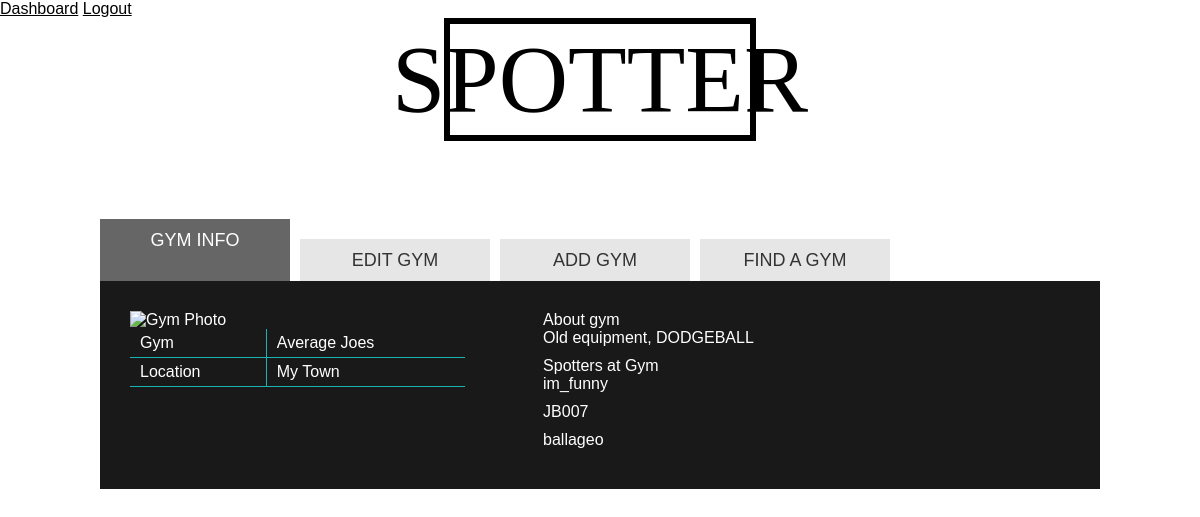
The app's page /gym_info/2 (signed in) with its own data.
### main/models.py (models this page shows)
class Gym(models.Model):
    name = models.CharField(max_length=50)
    location = models.CharField(max_length=50)
    members = models.ManyToManyField(User, related_name="gyms")
    about = models.TextField()
    photo = models.URLField(default="https://i.pinimg.com/originals/1b/59/c8/1b59c809d30e78e05a5f1794b33100c8.jpg")
    created_at = models.DateTimeField(auto_now_add=True)
    updated_at = models.DateTimeField(auto_now=True)
    objects = GymManager()

class User(models.Model):
    fname = models.CharField(max_length=50)
    lname = models.CharField(max_length=50)
    email = models.EmailField(max_length=50)
    password = models.CharField(max_length=50)
    user_name = models.CharField(max_length=50)
    location = models.CharField(max_length=50)
    skill = models.CharField(default='beginner', max_length=50)
    bio = models.TextField(blank=True)
    photo = models.URLField(default="https://i.pinimg.com/originals/1b/59/c8/1b59c809d30e78e05a5f1794b33100c8.jpg")
    created_at = models.DateTimeField(auto_now_add=True)
    updated_at = models.DateTimeField(auto_now=True)
    objects = UserManager()

### main/views.py (the view)
# urls.py: path('gym_info/<int:gym_id>', views.gym_info),
def gym_info(request, gym_id):
    this_gym = Gym.objects.get(id=gym_id)
    context = {
        'all_gyms' : Gym.objects.all(),
        'gym' : Gym.objects.get(id=gym_id),
        'user' : User.objects.get(id=request.session['user_id'])
    }
    return render(request, 'gym_info.html', context)

### main/templates/gym_info.html (shortened to what this page needs)
<!DOCTYPE html>
<html lang="en">
<head>
    {% load static %}
    <link rel="stylesheet" href="{% static 'css/gym_style.css' %}">
</head>
<body>
    <div>
        <header>
		<a style="color: black;" href="/dashboard">Dashboard</a>
        <a style="color: black;" href="/logout">Logout</a>
        </header>
        <div id="spotterimg">
            <h1>
                SPOTTER
            </h1>
        </div>
	</div>
    <div id="mainwrap">
        <header>
        <h1>Spotter</h1>
        <ul id="menu">
            <li><a class="profile" href="#profile" title="profile">Gym Info</a></li>
            <li><a class="editGym" href="#editGym" title="editGym">Edit Gym</a></li>
            <li><a class="edit" href="#addGym" title="edit">Add Gym</a></li>
            <li><a class="joinGym" href="#joinGym" title="joinGym">Find A Gym</a></li>
        </ul>
        </header>
        <div id="content">
        <div id="profile" class="section">
            <div class="column col3">
            <img style="width: 300px;" src="{{gym.photo}}" alt="Gym Photo">
            <table id="bioinfo">
                <tbody>
                <tr>
                    <td class="odd">Gym</td>
                    <td class="even">{{gym.name}}</td>
                </tr>
                <tr>
                    <td class="odd">Location</td>
                    <td class="even">{{gym.location}}</td>
                </tr>
                </tbody>
            </table>
            </div>
            <div class="column col5 pl-50">
            <h2>About gym</h2>
            <p>{{gym.about}}</p>
            <h2>Spotters at Gym</h2>
            {% for members in gym.members.all %}
            <p>{{members.user_name}}</p>
            {% endfor %}
            </div>
        </div>
            </div>
</body>
</html>

### main/static/css/gym_style.css (style rules this page uses)
* { border:0; font:inherit; font-size:100%; margin:0; padding:0; -webkit-box-sizing: border-box; -moz-box-sizing: border-box; box-sizing: border-box; }
body { font:16px 'PT Sans Narrow', Helvetica, Arial, sans-serif; font-weight:400; background-color:#ffffff; color:#ffffff; background: url('https://res.cloudinary.com/grohealth/image/upload/f_auto,fl_lossy,q_auto/v1583762924/DCUK/Content/iStock-928653036.jpg') no-repeat center center fixed; -webkit-background-size: cover; -moz-background-size: cover; -o-background-size: cover; background-size: cover; }
ol,ul { list-style:none; list-style-image:none; list-style-position:outside; list-style-type:none; }
img { border:none; max-width:100%; }
a { color:#ffffff; text-decoration:underline; outline:none; }
p { margin:0 0 10px; }
header h1 { margin:30px 0 0; }
.column { margin-left:3%; padding:0 0%; float:left; }
.column:first-child { margin-left:0; }
.col3 { width:35.625%; }
.col5 { width:61.375%; }
.pl-50 { padding-left:50px; }
#mainwrap { overflow:hidden; position:relative; width: auto; margin: 0 100px; }
#spotterimg h1 { width: auto; font-family: fantasy; font-size: 96px; color: black; justify-content: center; display: flex; margin: 0px 444px; border: 6px solid; }
#content { overflow:hidden; position:relative; }
.section { float:left; margin-right:50px; position:relative; width:100%; padding:30px; overflow:hidden; }
#profile { background-color:black; opacity: 0.9; overflow-y:hidden; }
#menu { margin-top:30px; overflow:hidden; }
#menu li { display:block; float:left; width:19%; margin-left:1%; position:relative; }
#menu li:first-child { margin-left:0; }
#menu li a { display:block; height:42px; line-height:42px; color:#333; font-size:18px; text-align:center; text-decoration:none; text-transform:uppercase; margin-top:20px; background-color:#e6e6e6; }
#menu li.active a { line-height:43px; height:62px; margin-top:0; color:#ffffff; }
#menu li.active a.profile { background-color:black; opacity: 0.6; }
#menu li.active a { text-decoration:none; }
#bioinfo { width:100%; border-collapse: collapse; }
#bioinfo tr td { padding:5px 10px; }
#bioinfo .odd { background: rgba(0,0,0,0.5); border-right:1px solid #00aba9; border-bottom:1px solid #00aba9; }
#bioinfo .even { background: rgba(0,0,0,0.3); border-bottom:1px solid #00aba9; }

### records on screen
Gym: name "Average Joes", location "My Town", about "Old equipment, DODGEBALL"
User: user_name "im_funny"
User: user_name "JB007"
User: user_name "ballageo"
